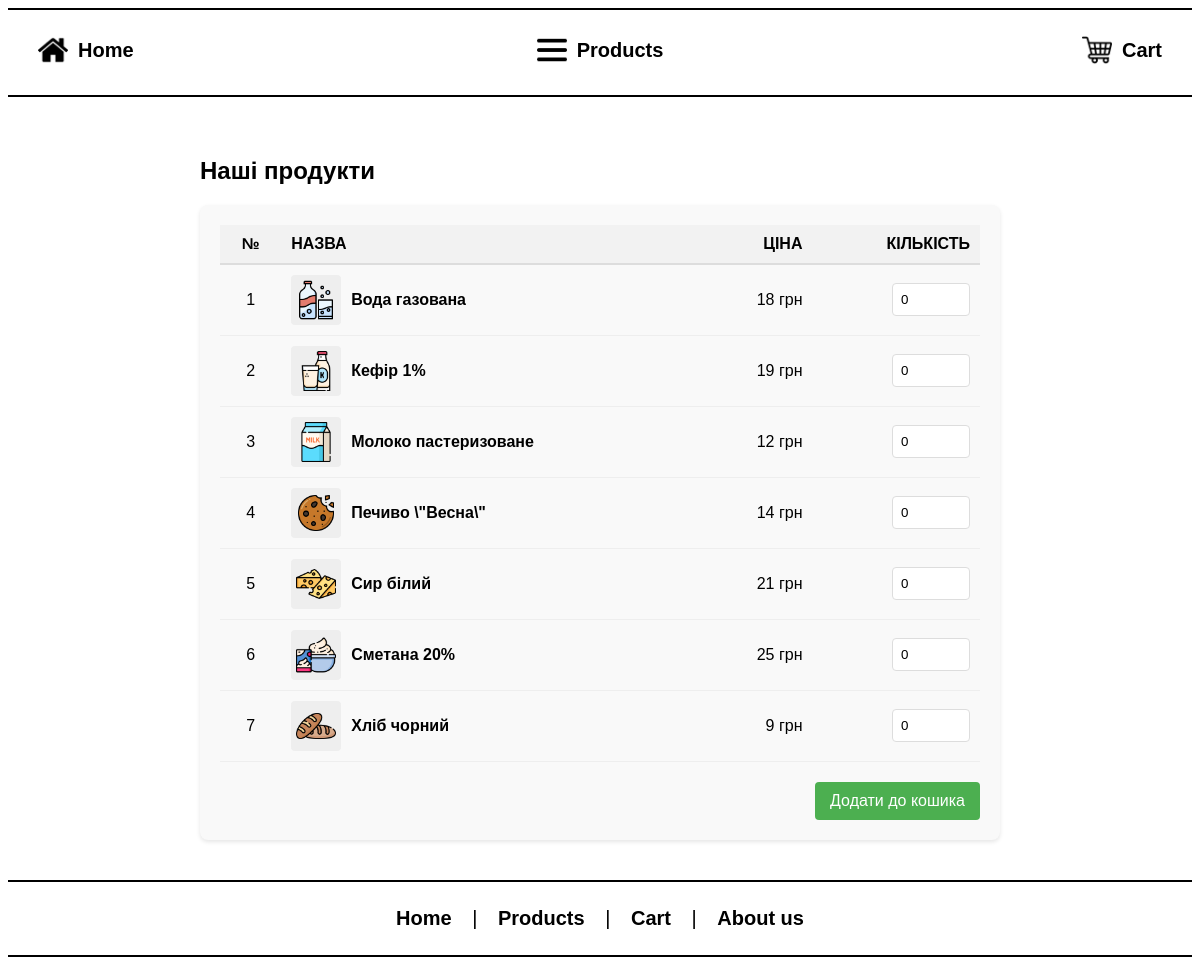
Screenshot of /pages/products.php with the database file from the repository.
### tables this page shows
CREATE TABLE products (
            id INTEGER PRIMARY KEY AUTOINCREMENT,
            code TEXT UNIQUE NOT NULL,
            name TEXT NOT NULL,
            price REAL NOT NULL,
            image TEXT NOT NULL
        );

### db_config.php (called while the page is built, shortened)
<?php
function getDBConnection() {
    try {
        $pdo = new PDO('sqlite:' . __DIR__ . '/shop.db');
        $pdo->setAttribute(PDO::ATTR_ERRMODE, PDO::ERRMODE_EXCEPTION);
        return $pdo;
    } catch (PDOException $e) {
        die('Помилка підключення до бази даних: ' . $e->getMessage());
    }
}
function getAllProducts() {
    $pdo = getDBConnection();
    $stmt = $pdo->query('SELECT * FROM products ORDER BY name');
    return $stmt->fetchAll(PDO::FETCH_ASSOC);
}
?>

### pages/products.php (the view, shortened to what this page needs)
<?php
require_once '../db_config.php';
$products = getAllProducts();
$formData = [];
$root_path = '../';
include $root_path . 'components/header.php';
?>
<div style="max-width: 800px; margin: 20px auto; padding: 20px; font-family: Arial, sans-serif;">
    <h2>Наші продукти</h2>
    <form method="POST" action="products.php" style="background-color: #f9f9f9; padding: 20px; border-radius: 8px; box-shadow: 0 2px 4px rgba(0,0,0,0.1);">
        <table style="width: 100%; border-collapse: collapse;">
            <thead>
                <tr style="border-bottom: 2px solid #ddd; background-color: #f2f2f2;">
                    <th style="padding: 10px; text-align: center;">№</th>
                    <th style="padding: 10px; text-align: left;">НАЗВА</th>
                    <th style="padding: 10px; text-align: right;">ЦІНА</th>
                    <th style="padding: 10px; text-align: right;">КІЛЬКІСТЬ</th>
                </tr>
            </thead>
            <tbody>
                <?php $i = 1; foreach ($products as $product): ?>
                    <tr style="border-bottom: 1px solid #eee;">
                        <td style="padding: 10px; text-align: center;"><?= $i ?></td>
                        <td style="padding: 10px;">
                            <div style="display: flex; align-items: center;">
                                <div style="width: 50px; height: 50px; margin-right: 10px; background-color: #eee; display: flex; justify-content: center; align-items: center; border-radius: 4px;">
                                    <img src="../icons/products/<?= htmlspecialchars($product['image']) ?>" alt="<?= htmlspecialchars($product['name']) ?>" style="max-width: 40px; max-height: 40px;">
                                </div>
                                <span style="font-weight: bold;"><?= htmlspecialchars($product['name']) ?></span>
                            </div>
                        </td>
                        <td style="padding: 10px; text-align: right;"><?= $product['price'] ?> грн</td>
                        <td style="padding: 10px; text-align: right;">
                            <input type="number" name="<?= htmlspecialchars($product['code']) ?>" min="0" value="<?= isset($formData[$product['code']]) ? (int)$formData[$product['code']] : 0 ?>" style="padding: 8px; width: 60px; border: 1px solid #ddd; border-radius: 4px;">
                        </td>
                    </tr>
                <?php $i++; endforeach; ?>
            </tbody>
        </table>
        <div style="margin-top: 20px; text-align: right;">
            <button type="submit" style="background-color: #4CAF50; color: white; padding: 10px 15px; border: none; border-radius: 4px; cursor: pointer; font-size: 16px;">Додати до кошика</button>
        </div>
    </form>
</div>
<?php
include $root_path . 'components/footer.php';
?>

### components/header.php (shortened to what this page needs)
<!DOCTYPE html>
<html>
<head>
</head>
<body>
    <div class="header">
        <div class="left">
            <a href="/index.php">
                <img src="/icons/home.png" alt="Home Icon">
                <span>Home</span>
            </a>
        </div>
        <div class="center">
            <a href="/pages/products.php">
                <img src="/icons/menu.png" alt="Products Icon">
                <span>Products</span>
            </a>
        </div>
        <div class="right">
            <a href="/pages/basket.php">
                <img src="/icons/cart.png" alt="Cart Icon">
                <span>Cart</span>
            </a>
        </div>
    </div>
</body>
</html>

### components/footer.php (shortened to what this page needs)
<!DOCTYPE html>
<html>
<head>
</head>
<body>
    <div class="footer">
        <a href="/index.php">Home</a> |
        <a href="/pages/products.php">Products</a> |
        <a href="/pages/basket.php">Cart</a> |
        <a href="#">About us</a>
    </div>
</body>
</html>

### components/header.php (style rules this page uses)
.header { width: 100%; border-top: 2px solid #000; border-bottom: 2px solid #000; padding: 25px 0; font-family: Arial, sans-serif; font-size: 20px; display: flex; justify-content: space-between; align-items: center; }
.header .left, .header .center, .header .right { flex: 1; }
.header .center { text-align: center; }
.header .right { text-align: right; }
.header a { text-decoration: none; color: black; font-weight: bold; display: inline-flex; align-items: center; }
.header img { width: 30px; height: 30px; margin-right: 10px; }
.header .left a { margin-left: 30px; }
.header .right a { margin-right: 30px; }

### components/footer.php (style rules this page uses)
.footer { width: 100%; border-top: 2px solid #000; border-bottom: 2px solid #000; text-align: center; padding: 25px 0; font-family: Arial, sans-serif; font-size: 20px; }
.footer a { margin: 0 15px; text-decoration: none; color: black; font-weight: bold; }

### rows the page displays
products: image (picture), name "Вода газована", price "18", water "0"
products: image (picture), name "Кефір 1%", price "19", kefir "0"
products: image (picture), name "Молоко пастеризоване", price "12", milk "0"
products: image (picture), name "Печиво \\\"Весна\\\"", price "14", cookies "0"
products: image (picture), name "Сир білий", price "21", cheese "0"
products: image (picture), name "Сметана 20%", price "25", sour_cream "0"
products: image (picture), name "Хліб чорний", price "9", bread "0"
